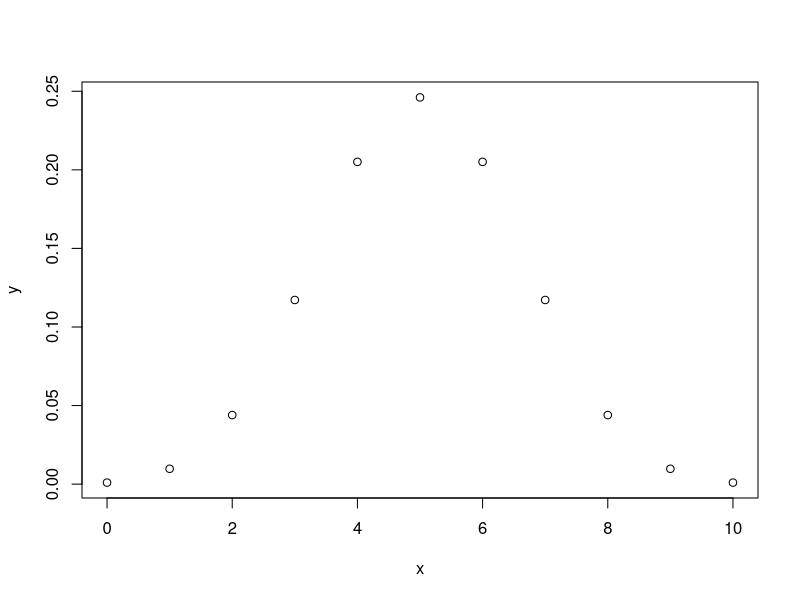
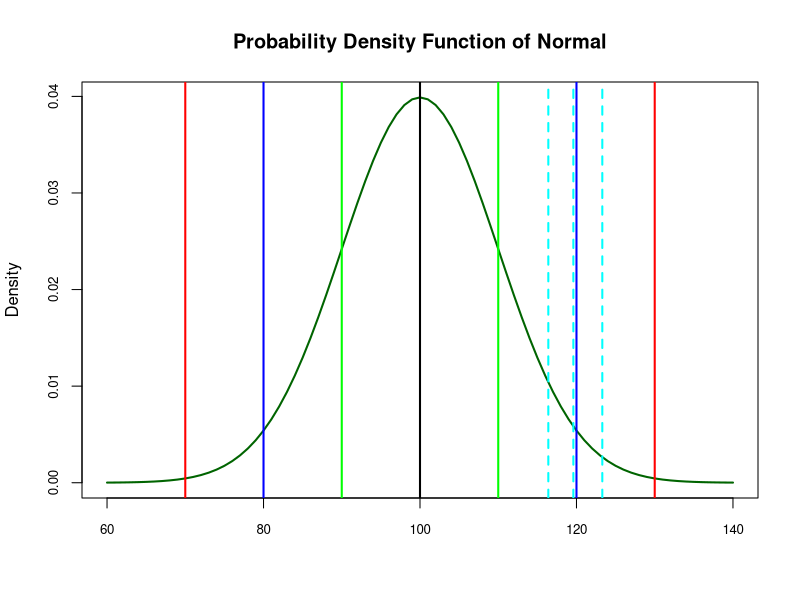

Generate these figures, in order, with R:


# Binomial - chap 5

#dbinom(x, size, prob, log = FALSE)
#pbinom(q, size, prob, lower.tail = TRUE, log.p = FALSE)
#qbinom(p, size, prob, lower.tail = TRUE, log.p = FALSE)
#rbinom(n, size, prob)
## 'd' density 'p' cumulative probability 'q' quantile 'r' random


### 10 coins are tossed. p = probability(H) = 0.5, x= Number of heads

n=10
p=0.5
x = 3

dbinom(x, n, p) ## 3 heads

pbinom(x, n, p, lower.tail = TRUE) ## <= 3 heads

dbinom(0, n, p) + dbinom(1, n, p) + dbinom(2, n, p) + dbinom(3, n, p)

pbinom(x, n, p, lower.tail = FALSE) ## > 3 heads

1 - (dbinom(0, n, p) + dbinom(1, n, p) + dbinom(2, n, p) + dbinom(3, n, p))

qbinom(0.171875, n, p, lower.tail = TRUE, log.p = FALSE)

qbinom(0.171875, n, p, lower.tail = FALSE, log.p = FALSE)

qbinom(0.83, n, p, lower.tail = TRUE, log.p = FALSE)

qbinom(0.85, n, p, lower.tail = TRUE, log.p = FALSE)

rbinom(20, n, p)

## Binomial Distribution

# Create a sample of 10 numbers which are incremented by 1.
x <- seq(0,10,by = 1)
# Create the binomial distribution.
y <- dbinom(x,10,0.5)
# Plot the graph for this sample.
plot(x,y)

df <- data.frame(x,y)
df$prd <- df$x*df$y
mean_x <- sum(df$prd)
mean_x



#########################################################################################

# Poisson - chap 5

#dpois(x, lambda, log = FALSE)
#ppois(q, lambda, lower.tail = TRUE, log.p = FALSE)
#qpois(p, lambda, lower.tail = TRUE, log.p = FALSE)
#rpois(n, lambda)

#If there are 10 cars crossing a bridge per minute on average, find the probability of having 
#10 or more cars crossing the bridge in a particular minute.

lambda <- 10  ## mean number of cars

dpois(10, lambda, log = FALSE)

ppois(10, lambda, lower.tail = TRUE, log.p = FALSE)

ppois(10, lambda, lower.tail = FALSE, log.p = FALSE)

ppois(9, lambda, lower.tail = FALSE, log.p = FALSE)

ppois(9, lambda, lower.tail = TRUE, log.p = FALSE)

qpois(0.457, lambda, lower.tail = TRUE, log.p = FALSE)

qpois(0.99999999, lambda, lower.tail = TRUE, log.p = FALSE)

rpois(20, lambda)

############################################################################################

# hypergrometric - chap 5

#dhyper(x, m, n, k, log = FALSE)
#phyper(q, m, n, k, lower.tail = TRUE, log.p = FALSE)
#qhyper(p, m, n, k, lower.tail = TRUE, log.p = FALSE)
#rhyper(nn, m, n, k)
#x,q, and m are white balls, n black balls, m+n total balls, k sample size

#A small voting district has 101 female voters and 95 male voters. A random sample of 10 voters is drawn. 
#What is the probability exactly 7 of the voters will be female?

x = 7                 ##  101 (m)  &  M: 95 (n)
m = 101               ## sample of  10  (k)
n = 95                ##  7 (x)  & M: 3  
k =10

dhyper(x, m, n, k, log = FALSE)

#################################################################################################

# Normal - chap 6

#dnorm(x, mean = 0, sd = 1, log = FALSE)
#pnorm(q, mean = 0, sd = 1, lower.tail = TRUE, log.p = FALSE)
#qnorm(p, mean = 0, sd = 1, lower.tail = TRUE, log.p = FALSE)
#rnorm(n, mean = 0, sd = 1)

# avg monthly cell phone bill has mean =$100, sd=$10

mean = 100
sd = 10

dnorm(100, mean = mean, sd = sd, log = FALSE)

set.seed(3000)
xseq<-seq(60,140,1)
densities<-dnorm(xseq, 100,10)
plot(xseq, densities, col="darkgreen",xlab="", ylab="Density", type="l",lwd=2, cex=2, 
     main="Probability Density Function of Normal", cex.axis=.8)

pnorm(100, mean = mean, sd = sd, lower.tail = TRUE, log.p = FALSE)
abline(v = 100, col = "black", lwd = 2)
pnorm(90, mean = mean, sd = sd, lower.tail = TRUE, log.p = FALSE)
abline(v = 90, col = "green", lwd = 2)
pnorm(80, mean = mean, sd = sd, lower.tail = TRUE, log.p = FALSE)
abline(v = 80, col = "blue", lwd = 2)
pnorm(70, mean = mean, sd = sd, lower.tail = TRUE, log.p = FALSE)
abline(v = 70, col = "red", lwd = 2)

pnorm(90, mean = mean, sd = sd, lower.tail = TRUE, log.p = FALSE)
abline(v = 110, col = "green", lwd = 2)
pnorm(80, mean = mean, sd = sd, lower.tail = TRUE, log.p = FALSE)
abline(v = 120, col = "blue", lwd = 2)
pnorm(70, mean = mean, sd = sd, lower.tail = TRUE, log.p = FALSE)
abline(v = 130, col = "red", lwd = 2)

qnorm(0.95, mean = mean, sd = sd, lower.tail = TRUE, log.p = FALSE)
abline(v = 116.4, col = "cyan", lwd = 2, lty =2)
qnorm(0.975, mean = mean, sd = sd, lower.tail = TRUE, log.p = FALSE)
abline(v = 119.6, col = "cyan", lwd = 2, lty =2)
qnorm(0.99, mean = mean, sd = sd, lower.tail = TRUE, log.p = FALSE)
abline(v = 123.3, col = "cyan", lwd = 2, lty =2)



#############################################

#qnorm(0.99, mean = 0, sd = 1, lower.tail = TRUE, log.p = FALSE)
#pnorm(-1.63, mean = 0, sd = 1, lower.tail = TRUE, log.p = FALSE)

## 6 sigma program shift of 1.5 st dev
pnorm(-4.5, mean = 0, sd = 1, lower.tail = TRUE, log.p = FALSE) ## 6 sigma means 3.4 ppm


#qchisq(0.975,df=19)
#qchisq(0.025,df=19)

#qt(0.9,27, lower.tail = TRUE)
##############################################################################################

# exponential - chap 6

#dexp(x, rate = 1, log = FALSE)
#pexp(q, rate = 1, lower.tail = TRUE, log.p = FALSE)
#qexp(p, rate = 1, lower.tail = TRUE, log.p = FALSE)
#rexp(n, rate = 1)

#Suppose the mean checkout time of a supermarket cashier is 3 minutes. Find the probability of a 
#customer checkout being completed by the cashier in less than 2 minutes.

pexp(2, rate=1/3) 



#######################################################################################

# sampling distribution for the mean & p - chap 7

# In a given hour, avg # of shoppers = 448 & sd = 21; sample of size 49 taken & sample mean computed.
# What is the probability that the sample mean < 446

z <- (446-448)/(21/7)
pnorm(z, 0, 1, lower.tail = TRUE)

## same question but NOT mean; What is the probability of 446 or less shoppers?

z <- (446-448)/(21)
pnorm(z, 0, 1, lower.tail = TRUE)


# 10% defective population. Select 80 parts. What is the probability of 12 or more defective? - chap 7

p = 0.1
n = 80
phat <- 12/80 ## 0.15

sd = sqrt((p*(1-p)/n))
z <- (phat - p)/sd

pnorm(z, mean = 0, sd = 1, lower.tail = FALSE, log.p = FALSE)
#######################################################################

###################### stop here #######################################









































pnorm(1, mean=0, sd=1, lower.tail = FALSE)